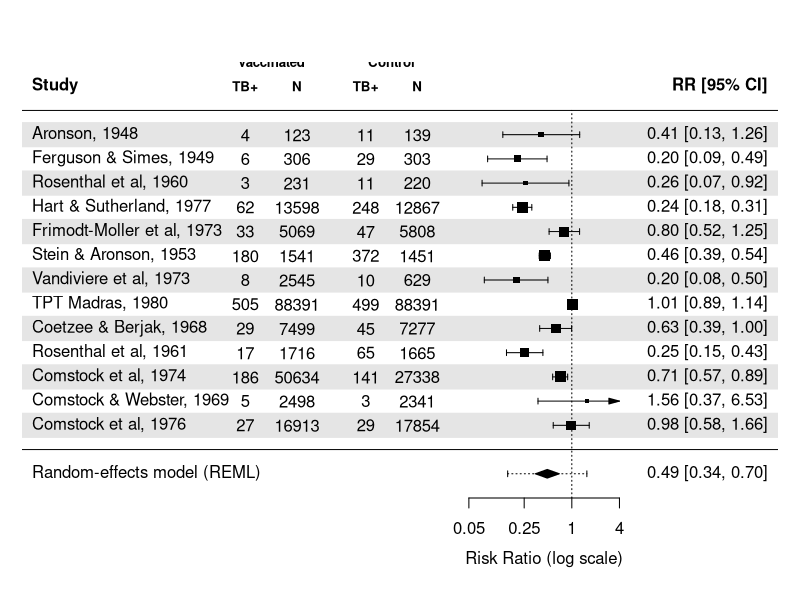
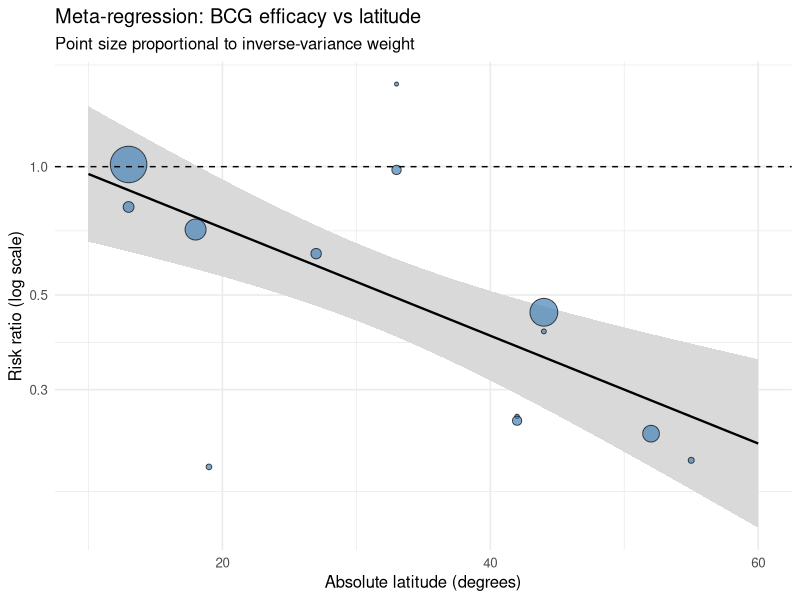
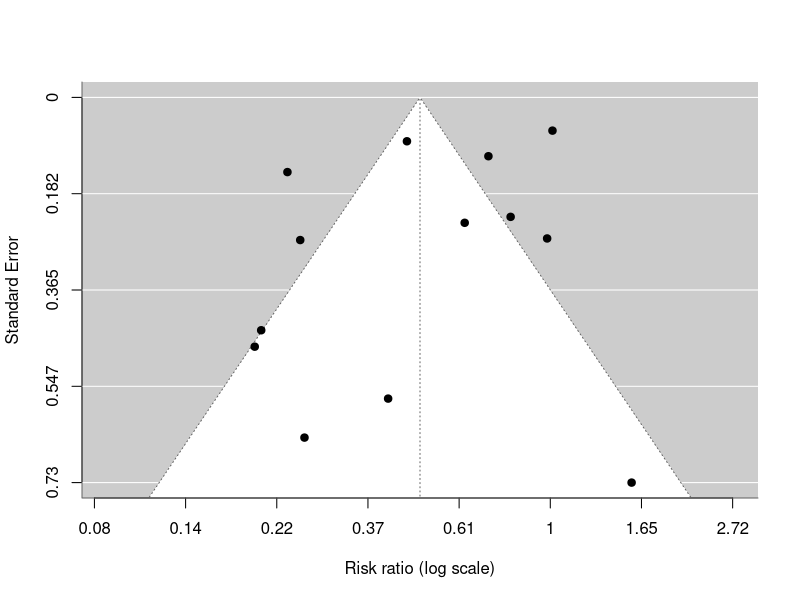
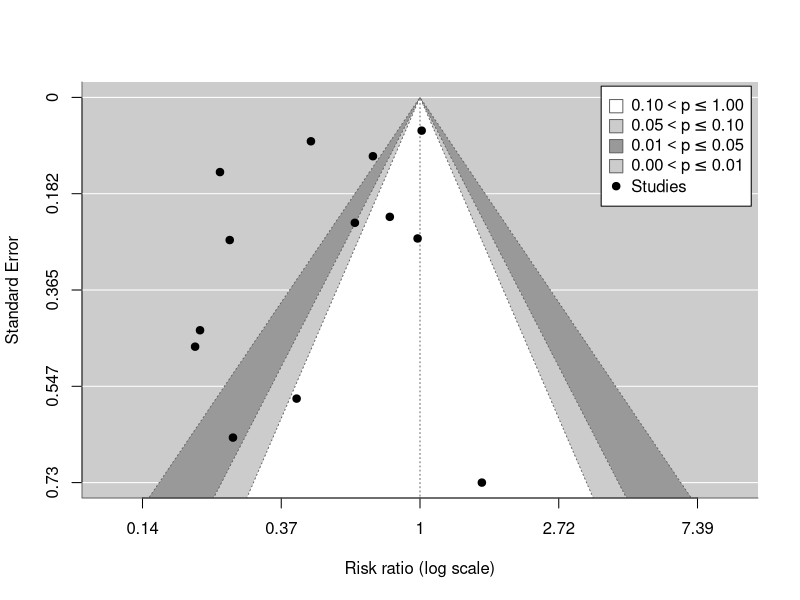
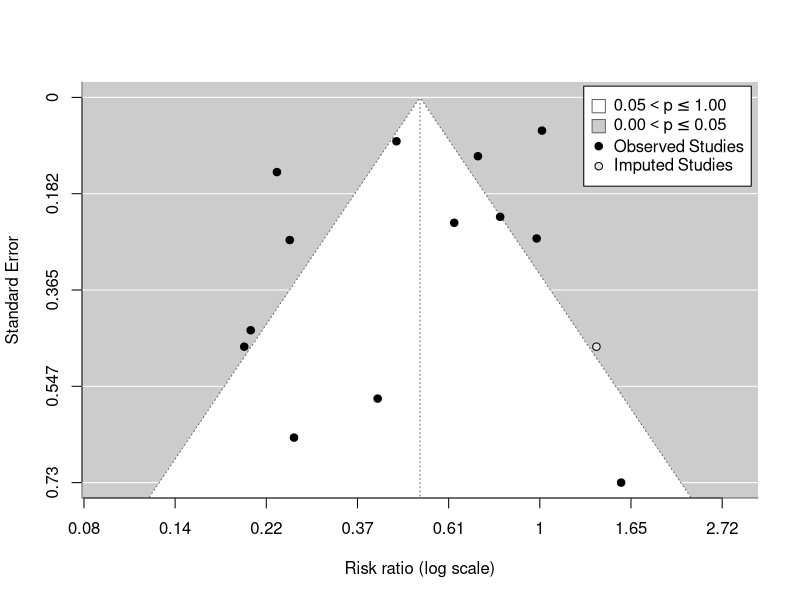
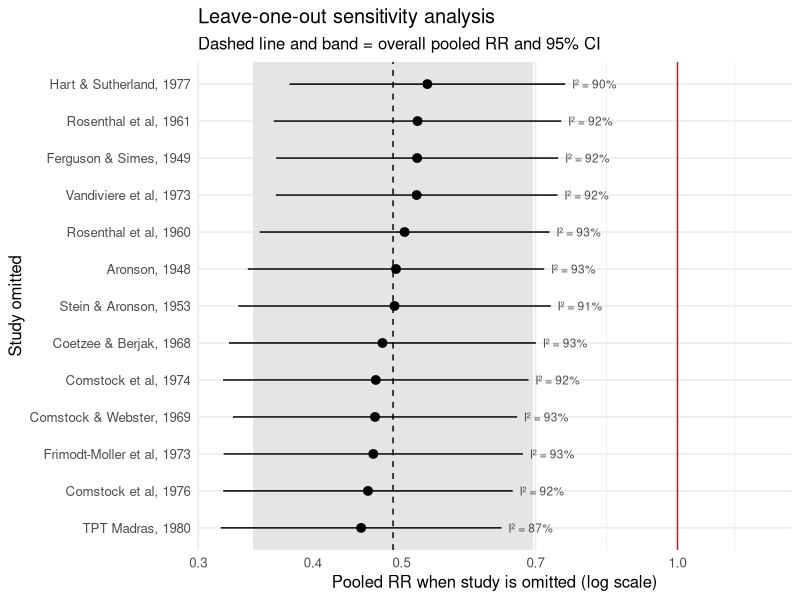
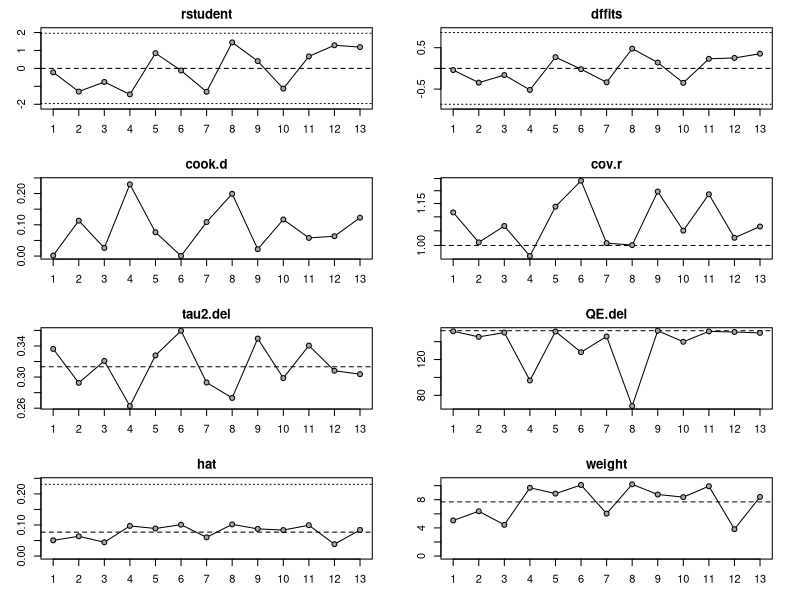
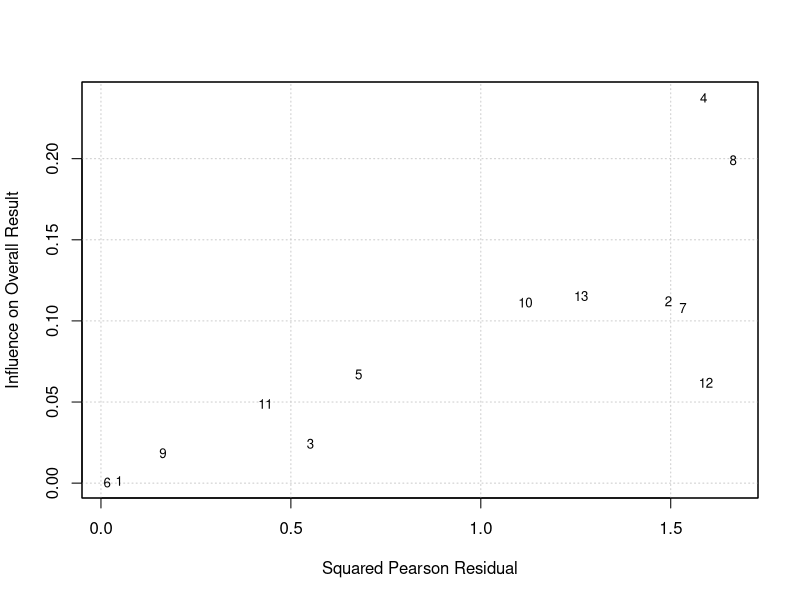

Recreate these plots in R, in order.
# =============================================================================
# Worked example: random-effects meta-analysis in R
# Dataset : BCG vaccine trials for tuberculosis (Colditz et al., 1994)
#           13 RCTs, binary outcome (TB cases), effect measure = risk ratio
# Packages: metafor (analysis) + tidyverse (data handling, ggplot2 graphics)
# Style   : tidyverse, native pipe |>
# =============================================================================

# ---- 0. Setup ---------------------------------------------------------------
# install.packages(c("metafor", "tidyverse"))
library(metafor)
library(tidyverse)

theme_set(theme_minimal(base_size = 12))

# Helper: turn metafor output (predict(), leave1out()) into a tibble with
# snake_case names, e.g. ci.lb -> ci_lb
tidy_mf <- \(x) x |>
  as.data.frame() |>
  as_tibble() |>
  rename_with(\(nm) str_replace_all(nm, "\\.", "_"))

# ---- 1. Data ----------------------------------------------------------------
# dat.bcg ships with metafor (via the metadat package).
# tpos/tneg = TB +/- in vaccinated arm; cpos/cneg = TB +/- in control arm
bcg <- dat.bcg |>
  as_tibble() |>
  mutate(
    study  = str_c(author, ", ", year),
    n_vacc = tpos + tneg,
    n_ctrl = cpos + cneg
  ) |>
  select(trial, study, year, ablat, alloc,
         tpos, n_vacc, cpos, n_ctrl, tneg, cneg)

bcg

# ---- 2. Effect sizes --------------------------------------------------------
# escalc() adds yi (log risk ratio) and vi (its sampling variance)
bcg_es <- escalc(
  measure = "RR",
  ai = tpos, bi = tneg,   # vaccinated: events, non-events
  ci = cpos, di = cneg,   # control:    events, non-events
  data = bcg,
  slab = study
)

# Per-study RR with 95% CI, back-transformed for reading
bcg_es |>
  as_tibble() |>
  mutate(
    rr    = exp(yi),
    lower = exp(yi - 1.96 * sqrt(vi)),
    upper = exp(yi + 1.96 * sqrt(vi))
  ) |>
  select(study, tpos, n_vacc, cpos, n_ctrl, rr, lower, upper) |>
  mutate(across(rr:upper, \(x) round(x, 2)))

# ---- 3. Pooled estimates: fixed (common) vs random effects ----------------
res_fe <- rma(yi, vi, data = bcg_es, method = "EE")    # common effect
res_re <- rma(yi, vi, data = bcg_es, method = "REML")  # random effects

res_re

# Tidy side-by-side comparison on the RR scale
bind_rows(
  `Common effect`  = predict(res_fe, transf = exp) |> tidy_mf(),
  `Random effects` = predict(res_re, transf = exp) |> tidy_mf(),
  .id = "model"
) |>
  select(model, rr = pred, ci_lb, ci_ub, pi_lb, pi_ub) |>
  mutate(across(where(is.numeric), \(x) round(x, 2)))

# ---- 4. Forest plot ---------------------------------------------------------
forest(
  res_re,
  atransf = exp,
  at      = log(c(0.05, 0.25, 1, 4)),
  xlim    = c(-16, 6),
  ilab    = cbind(bcg$tpos, bcg$n_vacc, bcg$cpos, bcg$n_ctrl),
  ilab.xpos = c(-9.5, -8, -6, -4.5),
  header  = c("Study", "RR [95% CI]"),
  addpred = TRUE,          # show the 95% prediction interval
  shade   = TRUE,
  mlab    = "Random-effects model (REML)"
)
text(c(-9.5, -8, -6, -4.5), res_re$k + 2, c("TB+", "N", "TB+", "N"), font = 2, cex = 0.8)
text(c(-8.75, -5.25),       res_re$k + 3, c("Vaccinated", "Control"), font = 2, cex = 0.8)
# HOW TO READ
#   - Each row = one study: square = its RR, line = its 95% CI.
#   - Square size = weight in the pooled analysis.
#   - Vertical line at RR = 1 = no effect; left favours vaccination.
#   - Diamond = pooled RR (centre) and its 95% CI (width).
#   - Dotted line through the diamond = 95% prediction interval (PI).
#   - x-axis is log scale: RR 0.5 and RR 2 are equally far from 1.
# WHAT WE INFER
#   - 11 of 13 trials favour BCG; only TPT Madras (1.01) and
#     Comstock & Webster (1.56) do not.
#   - 5 trials are non-significant on their own, yet the pooled RR
#     0.49 (0.34 to 0.70) is clearly below 1: pooling adds precision.
#   - Many CIs do not overlap (e.g. Hart & Sutherland 0.24 vs TPT Madras
#     1.01): visible heterogeneity.
#   - RE weights are fairly even (3.8% to 10.2%) because tau^2 is large;
#     under the common-effect model TPT Madras alone carries 41% of the weight.
#   - PI 0.15 to 1.55 crosses 1: BCG works on average, but in some settings
#     it may give little or no protection. Report both CI and PI.


# ---- 5. Heterogeneity -------------------------------------------------------
# Q test, tau^2, I^2, H^2 come with the model; confint() gives their CIs
tibble(
  statistic = c("Q", "df", "p (Q)", "tau^2", "tau", "I^2 (%)", "H^2"),
  value     = c(res_re$QE, res_re$k - 1, res_re$QEp,
                res_re$tau2, sqrt(res_re$tau2), res_re$I2, res_re$H2)
) |>
  mutate(value = if_else(statistic == "p (Q)",
                         format.pval(value, eps = 1e-4),
                         as.character(round(value, 2))))

confint(res_re)   # CIs for tau^2, tau, I^2, H^2

# Prediction interval: where the true effect of a *new* trial is likely to lie
predict(res_re, transf = exp)

# Exploring heterogeneity: does distance from the equator explain it?
res_mr <- rma(yi, vi, mods = ~ ablat, data = bcg_es, method = "REML")
res_mr   # look at R^2 and the residual I^2

# Bubble plot of the meta-regression (ggplot2)
lat_grid <- tibble(ablat = seq(10, 60, by = 1))

lat_pred <- predict(res_mr, newmods = lat_grid$ablat, transf = exp) |>
  tidy_mf() |>
  bind_cols(lat_grid)

bcg_es |>
  as_tibble() |>
  mutate(rr = exp(yi), weight = 1 / vi) |>
  ggplot(aes(ablat, rr)) +
  geom_ribbon(data = lat_pred, aes(y = pred, ymin = ci_lb, ymax = ci_ub),
              fill = "grey85") +
  geom_line(data = lat_pred, aes(y = pred), linewidth = 0.8) +
  geom_point(aes(size = weight), shape = 21, fill = "steelblue", alpha = 0.7) +
  geom_hline(yintercept = 1, linetype = "dashed") +
  scale_y_log10() +
  scale_size_area(max_size = 12, guide = "none") +
  labs(x = "Absolute latitude (degrees)", y = "Risk ratio (log scale)",
       title = "Meta-regression: BCG efficacy vs latitude",
       subtitle = "Point size proportional to inverse-variance weight")
# HOW TO READ
#   - Each bubble = one trial at its latitude (x) and RR (y, log scale);
#     bubble size = weight.
#   - Solid line = fitted meta-regression; grey band = its 95% CI.
#   - Dashed line at RR = 1 = no effect.
#   - A sloping line means the moderator explains heterogeneity.
# WHAT WE INFER
#   - Each extra degree of latitude multiplies the RR by 0.97
#     (about 2.9% more protection per degree, p < 0.0001).
#   - Near the equator (13-19 deg) BCG shows little effect; above 50 deg the
#     RR is around 0.2-0.3.
#   - Latitude explains ~76% of tau^2; residual I^2 falls from 92% to 68%.
#   - Caution: ecological, across-study association. Latitude is a proxy
#     (plausibly environmental mycobacteria). With k = 13, fit at most one
#     moderator (~10 studies per covariate).


# ---- 6. Funnel plot ---------------------------------------------------------
# Standard funnel plot
funnel(res_re, atransf = exp, xlab = "Risk ratio (log scale)")

# Contour-enhanced funnel: helps tell publication bias from other asymmetry
funnel(res_re, level = c(90, 95, 99),
       shade = c("white", "grey80", "grey60"),
       refline = 0, legend = TRUE,
       atransf = exp, xlab = "Risk ratio (log scale)")
# HOW TO READ
#   - x = study effect (log RR); y = standard error, inverted, so large
#     precise studies are at the top.
#   - Vertical line = pooled estimate; triangle = where 95% of studies should
#     fall if there were no bias and no heterogeneity.
#   - Expect a symmetric inverted funnel. A gap in one bottom corner
#     suggests missing small studies.
#   - Contour version: reference line at RR = 1; grey zones = p < .10, .05,
#     .01. A gap in the white (non-significant) zone points to publication
#     bias; a gap in a shaded zone points to other causes.
# WHAT WE INFER
#   - Large trials at the top are spread widely left to right: that is
#     heterogeneity, not publication bias.
#   - Many points lie outside the triangle, as expected with I^2 = 92%.
#   - Small trials mostly lie to the left (strong benefit), one to the right
#     (Comstock & Webster): only a mild hint of asymmetry.
#   - Small trials sit in both shaded and white zones: no clear sign that
#     non-significant studies are missing.


# ---- 7. Egger's regression test --------------------------------------------
egger <- regtest(res_re, model = "lm", predictor = "sei")  # classic Egger
egger

# Rank correlation (Begg) for comparison
ranktest(res_re)

# Trim-and-fill (sensitivity analysis for small-study effects)
res_tf <- trimfill(res_re)
res_tf
funnel(res_tf, atransf = exp, legend = TRUE, xlab = "Risk ratio (log scale)")
# HOW TO READ
#   - Egger: regression of effect on its SE; a slope different from 0 means
#     small studies differ systematically from large ones. Begg: same idea
#     with rank correlation.
#   - Trim-and-fill funnel: open circles = imputed "missing" studies;
#     vertical line = adjusted pooled estimate.
# WHAT WE INFER
#   - Egger p = 0.19, Begg p = 0.95: no strong evidence of small-study effects.
#   - Trim-and-fill imputes 1 study on the right (towards no effect); pooled
#     RR moves only from 0.49 to 0.52 (0.37 to 0.74). Conclusion unchanged.


# Caution for teaching: with k = 13 these tests have low power.
# Rule of thumb (Cochrane): do not test for asymmetry with fewer than 10 studies.

# ---- 8. Leave-one-out sensitivity analysis ---------------------------------
loo <- leave1out(res_re, transf = exp) |>
  tidy_mf() |>
  mutate(study = bcg$study) |>
  select(omitted = study, rr = estimate, ci_lb, ci_ub, I2, tau2)

loo |> mutate(across(where(is.numeric), \(x) round(x, 2)))

pooled_rr <- exp(res_re$b[1])

loo |>
  mutate(omitted = fct_reorder(omitted, rr)) |>
  ggplot(aes(rr, omitted)) +
  annotate("rect", xmin = exp(res_re$ci.lb), xmax = exp(res_re$ci.ub),
           ymin = -Inf, ymax = Inf, fill = "grey90") +
  geom_vline(xintercept = pooled_rr, linetype = "dashed") +
  geom_vline(xintercept = 1, colour = "firebrick") +
  geom_pointrange(aes(xmin = ci_lb, xmax = ci_ub)) +
  geom_text(aes(x = ci_ub, label = str_c("I² = ", round(I2), "%")),
            hjust = -0.15, size = 3, colour = "grey30") +
  scale_x_log10(breaks = c(0.3, 0.4, 0.5, 0.7, 1),
                expand = expansion(mult = c(0.05, 0.25))) +
  labs(x = "Pooled RR when study is omitted (log scale)", y = "Study omitted",
       title = "Leave-one-out sensitivity analysis",
       subtitle = "Dashed line and band = overall pooled RR and 95% CI")
# HOW TO READ
#   - Each row = the meta-analysis re-run without the named study.
#   - Dashed line + grey band = original pooled RR and CI; red line = RR 1.
#   - Rows sorted by new RR: top/bottom rows are the most influential.
#   - Right-hand labels = I^2 after removal; a big drop marks a source of
#     heterogeneity.
#   - Look for: any estimate leaving the band, or any CI crossing 1.
# WHAT WE INFER
#   - Pooled RR ranges only 0.45 to 0.53; all CIs stay clear of 1: robust.
#   - Dropping TPT Madras gives the most favourable RR (0.45) and the lowest
#     I^2 (87%); dropping Hart & Sutherland gives the least favourable (0.53).
#   - I^2 stays above 85% whichever study is removed: heterogeneity is not
#     due to one outlier.


# Influence diagnostics (Cook's distance, DFFITS, etc.) and Baujat plot
influence(res_re) |> plot()
# HOW TO READ
#   - One point per study in 8 panels. rstudent beyond +/-2 = outlier;
#     dffits / cook.d = change in pooled estimate when removed;
#     cov.r < 1 = removal improves precision; tau2.del / QE.del = tau^2 and Q
#     after removal; hat / weight = leverage and weight.
#   - Red points = flagged as influential (Viechtbauer & Cheung, 2010).
# WHAT WE INFER
#   - No study is flagged; no residual exceeds +/-2.
#   - Highest Cook's distance: Hart & Sutherland (0.23), TPT Madras (0.20).
#     They also cut Q the most (to 97 and 68, from 152).

baujat(res_re)
# HOW TO READ
#   - x = contribution to overall heterogeneity (Q); y = influence on the
#     pooled result. Top-right = studies that do both; inspect them.
# WHAT WE INFER
#   - Hart & Sutherland (4) and TPT Madras (8) are top-right, at opposite
#     latitudes (52 vs 13 deg): again pointing to latitude.
#   - Stein & Aronson and Aronson sit near the origin: consistent studies.


# ---- 9. Session info --------------------------------------------------------
sessionInfo()
